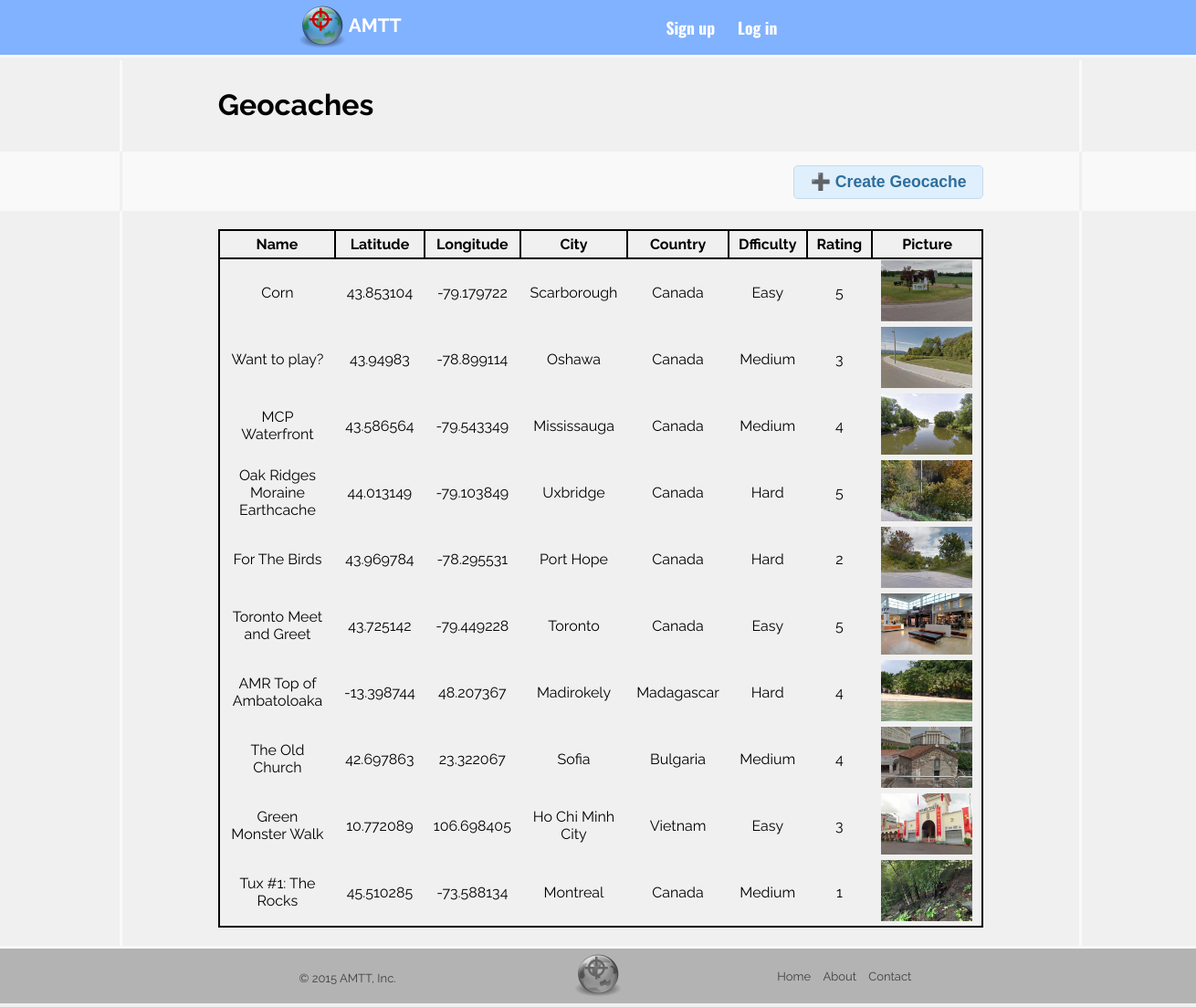
The app's page /addGeo.php with its own data.
### tables this page shows
CREATE TABLE IF NOT EXISTS `locations` (
  `location_id` int(11) NOT NULL,
  `name` text NOT NULL,
  `latitude` double NOT NULL,
  `longatude` double NOT NULL,
  `city` text NOT NULL,
  `country` text NOT NULL,
  `difficulty` text NOT NULL,
  `rating` int(11) NOT NULL,
  `img_url` text NOT NULL
);

### addGeo.php (the view, shortened to what this page needs)
<!DOCTYPE html>
<html>
	<head>
		<link rel="stylesheet" href="jquery-local/jquery-ui-1.11.4.custom/jquery-ui.min.css" type="text/css"/>
		<link rel="stylesheet" href="css/mobile.css" type="text/css" media="screen and (max-width: 760px)"/>
		<link rel="stylesheet" href="css/coin-slider-styles.css" type="text/css"/>
		<link rel="stylesheet" href="css/hover-min.css" type="text/css"/>
		<link rel="stylesheet" href="css/main.css" type="text/css"/>
		<link rel="stylesheet" href="css/addGeo.css" type="text/css"/>
	</head>
	<body>
		<header id="header">
			<div id="logo">
				<a href="index.php">
					<img src="img-res/logo.png" alt="AMTT Logo"/> AMTT
				</a>
			</div>
			<?php
			if (!isset($_SESSION['user'])){
				echo '<div id="loginButton">';
				echo '<a href="#"';
				if (isset($_SESSION['valid']) && $_SESSION['valid']==False){
					echo 'style="color:#cc0000">Error: TRY AGAIN</a>';
					echo '</div>';
					session_unset();
				}else {
					echo '>Log in</a>';
					echo '</div>';
					echo '<div id="signupButton">';
					echo '<a href="index.php">Sign up</a>';
					echo '</div>';
				}
			}else if($_SESSION['valid']==True){
				echo '<div id="logoutButton">';
				echo '<a href="php/logout.php">';
				echo '<img src="img-res/log-out.svg" data-toggle="tooltip" title="Logout"/>';
				echo '</a></div>';
				echo '<div id="addButton">';
				echo '<a href="addGeo.php">';
				echo '<img src="img-res/my-geo.svg" data-toggle="tooltip" title="Geocaches"/>';
				echo '</a></div>';
			}
			?>
		</header>
		<div id="mainBody">
			<article id="title">
				<content>
					<header>
						Geocaches
					</header>
				</content>
			</article>
			<article id="create">
				<content>
					<button id="createButton" class="hvr-pulse">
						&#x2795; Create Geocache
					</button>
				</content>
			</article>
			<article id="listLocations">
				<content>
					<table>
						<?php
						include_once "php/dbconnect.php";
						$stmt = $conn->prepare("SELECT location_id, name, latitude, longatude, city, country, difficulty, rating, img_url FROM locations");
						$stmt->execute();
						$stmt->setFetchMode(PDO::FETCH_ASSOC);
						$locations = $stmt->fetchAll();
						echo "<tr>";
						echo "<th>Name</th>";
						echo "<th>Latitude</th>";
						echo "<th>Longitude</th>";
						echo "<th>City</th>";
						echo "<th>Country</th>";
						echo "<th>Dfficulty</th>";
						echo "<th>Rating</th>";
						echo "<th>Picture</th>";
						echo "</tr>";
						foreach($locations as $location){
							echo "<tr>";
							echo "<td>".$location['name']."</td>";
							echo "<td>".$location['latitude']."</td>";
							echo "<td>".$location['longatude']."</td>";
							echo "<td>".$location['city']."</td>";
							echo "<td>".$location['country']."</td>";
							echo "<td>".$location['difficulty']."</td>";
							echo "<td>".$location['rating']."</td>";
							echo "<td><img width='100px' src=./".$location['img_url']."></td>";
							echo "</tr>";
						}
						?>
					</table>
				</content>
			</article>
		</div>
		<footer id="footer">
			<div id="copyright">
				© 2015 AMTT, Inc.
			</div>
			<div id="footerlogo">
				<a href="index.php">
					<img src="img-res/grey-logo.png" alt="AMTT Logo"/>
				</a>
			</div>
			<div id="pagelinks">
				<ul>
					<li>
						<a href="index.php">Home</a>
					</li>
					<li>
						<a href="about.php">About</a>
					</li>
					<li>
						<a href="contact.php">Contact</a>
					</li>
				</ul>
			</div>
		</footer>
	</body>
</html>

### css/main.css (style rules this page uses)
body { margin:0; background-color:#f9f9f9; }
#header { min-width: 1300px; background-color:#80b2ff; height:60px; border-bottom: 3px solid #f9f9f9; }
#logo { float:left; margin-left:25%; }
header a { text-decoration:none; color:white; font-family: 'Raleway', sans-serif; font-size: 130%; font-weight: bold; }
#logo img { height:50px; margin-top:5px; margin-bottom:5px; vertical-align:middle; }
#loginButton,#signupButton,#logoutButton, #addButton { position:relative; float:right; position: relative; top:50%; transform: translateY(-50%); padding-left: 15px; }
#loginButton { margin-right:10px; margin-left: 10px; }
#loginButton a,#signupButton a,#logoutButton a { color:white; font-size:110%; font-family: 'Oswald', sans-serif; }
article { clear:both; width:100%; }
content { float:left; margin-left:10%; width:80%; }
#footer { display:inline-block; clear:both; width: 100%; min-width: 1300px; height:60px; background-color:#b3b3b3; position:relative; font-family: 'Raleway', sans-serif; font-size: 13px; border-top: 3px solid #f9f9f9; }
#footer div { position:relative; }
#copyright { position:absolute; float:left; margin-left:auto; margin-right:auto; padding-top:25px; padding-left:25%; color: #404040; }
#footerlogo { float:left; position:absolute; padding-left:15%; }
#footerlogo img { display:block; height:50px; margin-top:5px; margin-bottom:5px; margin-left:auto; margin-right:auto; }
#pagelinks { float:left; margin-top:10px; padding-left:10%; }
#pagelinks>ul { list-style-type:none; }
#pagelinks>ul>li { display:inline; padding-right:10px; }
#pagelinks a:link { text-decoration: none; color: #404040; }
#createButton { position: absolute; right:0; }

### css/addGeo.css (style rules this page uses)
body { background-color: #f0f0f0; }
#title { height:100px; min-width: 1300px; background-color:#f0f0f0; }
#title>content { position:relative; display:inline-block; font-family: 'Raleway', sans-serif; height:100px; border-left:3px solid #f9f9f9; border-right:3px solid #f9f9f9; vertical-align: middle; }
#title>content>header { margin-top:30px; padding-left:10%; font-weight: bold; font-size: 200%; }
#create { min-width: 1300px; background-color:#f9f9f9; height:65px; }
#create>content { position:relative; font-family: 'Raleway', sans-serif; height:65px; border-left:3px solid #f0f0f0; border-right:3px solid #f0f0f0; }
#createButton { margin-top:15px; margin-right:10%; }
#listLocations { min-width:1300px; }
#listLocations>content { font-family: 'Raleway', sans-serif; border-left:3px solid #f9f9f9; border-right:3px solid #f9f9f9; }
#listLocations table { background-color: #f0f0f0; border:2px solid black; border-collapse:collapse; margin-top:20px; margin-bottom:20px; margin-left:auto; margin-right:auto; width:80%; }
#listLocations th { border:2px solid black; padding-top: 5px; padding-bottom: 5px; padding-left: 10px; padding-right: 10px; }
#listLocations td { text-align:center; padding-left: 10px; padding-right: 10px; cursor: pointer; }
#listLocations img { height: 67px; width: 100px; }

### records on screen
locations: name "Corn", latitude "43.853104", longatude "-79.179722", city "Scarborough", country "Canada", difficulty "Easy", rating "5", img_url (picture)
locations: name "Want to play?", latitude "43.94983", longatude "-78.899114", city "Oshawa", country "Canada", difficulty "Medium", rating "3", img_url (picture)
locations: name "MCP Waterfront", latitude "43.586564", longatude "-79.543349", city "Mississauga", country "Canada", difficulty "Medium", rating "4", img_url (picture)
locations: name "Oak Ridges Moraine Earthcache", latitude "44.013149", longatude "-79.103849", city "Uxbridge", country "Canada", difficulty "Hard", rating "5", img_url (picture)
locations: name "For The Birds", latitude "43.969784", longatude "-78.295531", city "Port Hope", country "Canada", difficulty "Hard", rating "2", img_url (picture)
locations: name "Toronto Meet and Greet", latitude "43.725142", longatude "-79.449228", city "Toronto", country "Canada", difficulty "Easy", rating "5", img_url (picture)
locations: name "AMR Top of Ambatoloaka", latitude "-13.398744", longatude "48.207367", city "Madirokely", country "Madagascar", difficulty "Hard", rating "4", img_url (picture)
locations: name "The Old Church", latitude "42.697863", longatude "23.322067", city "Sofia", country "Bulgaria", difficulty "Medium", rating "4", img_url (picture)
locations: name "Green Monster Walk", latitude "10.772089", longatude "106.698405", city "Ho Chi Minh City", country "Vietnam", difficulty "Easy", rating "3", img_url (picture)
locations: name "Tux #1: The Rocks", latitude "45.510285", longatude "-73.588134", city "Montreal", country "Canada", difficulty "Medium", rating "1", img_url (picture)
